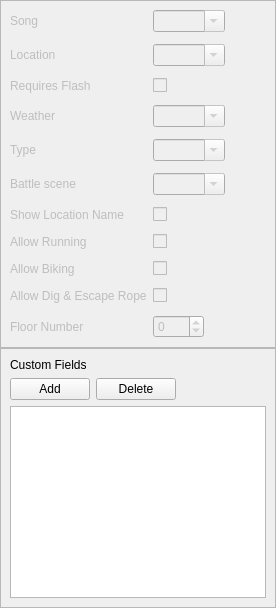
          <widget class="QWidget" name="tab_Attributes">
           <layout class="QVBoxLayout" name="gridLayout_Attributes">
            <property name="spacing">
             <number>0</number>
            </property>
            <property name="leftMargin">
             <number>0</number>
            </property>
            <property name="topMargin">
             <number>0</number>
            </property>
            <property name="rightMargin">
             <number>0</number>
            </property>
            <property name="bottomMargin">
             <number>0</number>
            </property>
            <item>
             <widget class="QFrame" name="frame_3">
              <property name="enabled">
               <bool>false</bool>
              </property>
              <property name="sizePolicy">
               <sizepolicy hsizetype="Preferred" vsizetype="Preferred">
                <horstretch>0</horstretch>
                <verstretch>0</verstretch>
               </sizepolicy>
              </property>
              <property name="frameShape">
               <enum>QFrame::StyledPanel</enum>
              </property>
              <property name="frameShadow">
               <enum>QFrame::Raised</enum>
              </property>
              <layout class="QFormLayout" name="formLayout_2">
               <property name="fieldGrowthPolicy">
                <enum>QFormLayout::FieldsStayAtSizeHint</enum>
               </property>
               <property name="verticalSpacing">
                <number>12</number>
               </property>
               <property name="bottomMargin">
                <number>9</number>
               </property>
               <item row="0" column="0">
                <widget class="QLabel" name="label_3">
                 <property name="text">
                  <string>Song</string>
                 </property>
                </widget>
               </item>
               <item row="0" column="1">
                <widget class="NoScrollComboBox" name="comboBox_Song">
                 <property name="toolTip">
                  <string>&lt;html&gt;&lt;head/&gt;&lt;body&gt;&lt;p&gt;The default background music for this map.&lt;/p&gt;&lt;/body&gt;&lt;/html&gt;</string>
                 </property>
                 <property name="editable">
                  <bool>true</bool>
                 </property>
                </widget>
               </item>
               <item row="1" column="0">
                <widget class="QLabel" name="label_4">
                 <property name="text">
                  <string>Location</string>
                 </property>
                </widget>
               </item>
               <item row="1" column="1">
                <widget class="NoScrollComboBox" name="comboBox_Location">
                 <property name="toolTip">
                  <string>&lt;html&gt;&lt;head/&gt;&lt;body&gt;&lt;p&gt;The section of the region map which the map is grouped under. This also determines the name of the map that is display when the player enters it.&lt;/p&gt;&lt;/body&gt;&lt;/html&gt;</string>
                 </property>
                 <property name="editable">
                  <bool>true</bool>
                 </property>
                </widget>
               </item>
               <item row="2" column="0">
                <widget class="QLabel" name="label_5">
                 <property name="text">
                  <string>Requires Flash</string>
                 </property>
                </widget>
               </item>
               <item row="2" column="1">
                <widget class="QCheckBox" name="checkBox_Visibility">
                 <property name="toolTip">
                  <string>&lt;html&gt;&lt;head/&gt;&lt;body&gt;&lt;p&gt;Whether or not the map is dark and requires Flash to illuminate.&lt;/p&gt;&lt;/body&gt;&lt;/html&gt;</string>
                 </property>
                 <property name="text">
                  <string/>
                 </property>
                </widget>
               </item>
               <item row="3" column="0">
                <widget class="QLabel" name="label_6">
                 <property name="text">
                  <string>Weather</string>
                 </property>
                </widget>
               </item>
               <item row="3" column="1">
                <widget class="NoScrollComboBox" name="comboBox_Weather">
                 <property name="toolTip">
                  <string>&lt;html&gt;&lt;head/&gt;&lt;body&gt;&lt;p&gt;The default weather for this map.&lt;/p&gt;&lt;/body&gt;&lt;/html&gt;</string>
                 </property>
                 <property name="editable">
                  <bool>true</bool>
                 </property>
                </widget>
               </item>
               <item row="4" column="0">
                <widget class="QLabel" name="label_7">
                 <property name="text">
                  <string>Type</string>
                 </property>
                </widget>
               </item>
               <item row="4" column="1">
                <widget class="NoScrollComboBox" name="comboBox_Type">
                 <property name="toolTip">
                  <string>&lt;html&gt;&lt;head/&gt;&lt;body&gt;&lt;p&gt;The map type is a general attribute, which is used for many different things. For example. it determines whether biking or running is allowed.&lt;/p&gt;&lt;/body&gt;&lt;/html&gt;</string>
                 </property>
                 <property name="editable">
                  <bool>true</bool>
                 </property>
                </widget>
               </item>
               <item row="6" column="0">
                <widget class="QLabel" name="label_9">
                 <property name="text">
                  <string>Battle scene</string>
                 </property>
                </widget>
               </item>
               <item row="6" column="1">
                <widget class="NoScrollComboBox" name="comboBox_BattleScene">
                 <property name="toolTip">
                  <string>&lt;html&gt;&lt;head/&gt;&lt;body&gt;&lt;p&gt;Determines the type of battle scene graphics to use.&lt;/p&gt;&lt;/body&gt;&lt;/html&gt;</string>
                 </property>
                 <property name="editable">
                  <bool>true</bool>
                 </property>
                </widget>
               </item>
               <item row="7" column="0">
                <widget class="QLabel" name="label_8">
                 <property name="text">
                  <string>Show Location Name</string>
                 </property>
                </widget>
               </item>
               <item row="7" column="1">
                <widget class="QCheckBox" name="checkBox_ShowLocation">
                 <property name="toolTip">
                  <string>&lt;html&gt;&lt;head/&gt;&lt;body&gt;&lt;p&gt;Whether or not to display the location name when the player enters the map.&lt;/p&gt;&lt;/body&gt;&lt;/html&gt;</string>
                 </property>
                 <property name="text">
                  <string/>
                 </property>
                </widget>
               </item>
               <item row="8" column="0">
                <widget class="QLabel" name="label_AllowRunning">
                 <property name="text">
                  <string>Allow Running</string>
                 </property>
                </widget>
               </item>
               <item row="8" column="1">
                <widget class="QCheckBox" name="checkBox_AllowRunning">
                 <property name="toolTip">
                  <string>&lt;html&gt;&lt;head/&gt;&lt;body&gt;&lt;p&gt;Allows the player to use Running Shoes&lt;/p&gt;&lt;/body&gt;&lt;/html&gt;</string>
                 </property>
                 <property name="text">
                  <string/>
                 </property>
                </widget>
               </item>
               <item row="9" column="0">
                <widget class="QLabel" name="label_AllowBiking">
                 <property name="text">
                  <string>Allow Biking</string>
                 </property>
                </widget>
               </item>
               <item row="9" column="1">
                <widget class="QCheckBox" name="checkBox_AllowBiking">
                 <property name="toolTip">
                  <string>&lt;html&gt;&lt;head/&gt;&lt;body&gt;&lt;p&gt;Allows the player to use a Bike&lt;/p&gt;&lt;/body&gt;&lt;/html&gt;</string>
                 </property>
                 <property name="text">
                  <string/>
                 </property>
                </widget>
               </item>
               <item row="10" column="0">
                <widget class="QLabel" name="label_AllowEscapeRope">
                 <property name="text">
                  <string>Allow Dig &amp; Escape Rope</string>
                 </property>
                </widget>
               </item>
               <item row="10" column="1">
                <widget class="QCheckBox" name="checkBox_AllowEscapeRope">
                 <property name="toolTip">
                  <string>&lt;html&gt;&lt;head/&gt;&lt;body&gt;&lt;p&gt;Allows the player to use Dig or Escape Rope&lt;/p&gt;&lt;/body&gt;&lt;/html&gt;</string>
                 </property>
                 <property name="text">
                  <string/>
                 </property>
                </widget>
               </item>
               <item row="11" column="0">
                <widget class="QLabel" name="label_FloorNumber">
                 <property name="text">
                  <string>Floor Number</string>
                 </property>
                </widget>
               </item>
               <item row="11" column="1">
                <widget class="QSpinBox" name="spinBox_FloorNumber">
                 <property name="toolTip">
                  <string>&lt;html&gt;&lt;head/&gt;&lt;body&gt;&lt;p&gt;Floor number to be used for maps with elevators.&lt;/p&gt;&lt;/body&gt;&lt;/html&gt;</string>
                 </property>
                 <property name="minimum">
                  <number>-128</number>
                 </property>
                 <property name="maximum">
                  <number>127</number>
                 </property>
                </widget>
               </item>
              </layout>
             </widget>
            </item>
            <item>
             <widget class="QFrame" name="frame_keyValue">
              <property name="frameShape">
               <enum>QFrame::StyledPanel</enum>
              </property>
              <property name="frameShadow">
               <enum>QFrame::Raised</enum>
              </property>
              <layout class="QVBoxLayout" name="verticalLayout_10">
               <item>
                <widget class="QLabel" name="label_2">
                 <property name="text">
                  <string>Custom Fields</string>
                 </property>
                </widget>
               </item>
               <item>
                <widget class="QFrame" name="frame">
                 <property name="frameShape">
                  <enum>QFrame::NoFrame</enum>
                 </property>
                 <property name="frameShadow">
                  <enum>QFrame::Plain</enum>
                 </property>
                 <layout class="QHBoxLayout" name="horizontalLayout_8">
                  <property name="leftMargin">
                   <number>0</number>
                  </property>
                  <property name="topMargin">
                   <number>0</number>
                  </property>
                  <property name="rightMargin">
                   <number>0</number>
                  </property>
                  <property name="bottomMargin">
                   <number>0</number>
                  </property>
                  <item>
                   <widget class="QPushButton" name="pushButton_AddCustomHeaderField">
                    <property name="text">
                     <string>Add</string>
                    </property>
                   </widget>
                  </item>
                  <item>
                   <widget class="QPushButton" name="pushButton_DeleteCustomHeaderField">
                    <property name="text">
                     <string>Delete</string>
                    </property>
                   </widget>
                  </item>
                  <item>
                   <spacer name="horizontalSpacer_2">
                    <property name="orientation">
                     <enum>Qt::Horizontal</enum>
                    </property>
                    <property name="sizeHint" stdset="0">
                     <size>
                      <width>40</width>
                      <height>20</height>
                     </size>
                    </property>
                   </spacer>
                  </item>
                 </layout>
                </widget>
               </item>
               <item>
                <widget class="QTableWidget" name="tableWidget_CustomHeaderFields">
                 <property name="toolTip">
                  <string>Custom fields will be added to the map.json file for the current map.</string>
                 </property>
                 <attribute name="horizontalHeaderVisible">
                  <bool>false</bool>
                 </attribute>
                 <attribute name="horizontalHeaderCascadingSectionResizes">
                  <bool>false</bool>
                 </attribute>
                 <attribute name="horizontalHeaderHighlightSections">
                  <bool>true</bool>
                 </attribute>
                 <attribute name="horizontalHeaderShowSortIndicator" stdset="0">
                  <bool>false</bool>
                 </attribute>
                 <attribute name="horizontalHeaderStretchLastSection">
                  <bool>true</bool>
                 </attribute>
                 <attribute name="verticalHeaderVisible">
                  <bool>false</bool>
                 </attribute>
                 <column>
                  <property name="text">
                   <string>Key</string>
                  </property>
                 </column>
                 <column>
                  <property name="text">
                   <string>Value</string>
                  </property>
                 </column>
                </widget>
               </item>
              </layout>
             </widget>
            </item>
           </layout>
          </widget>
